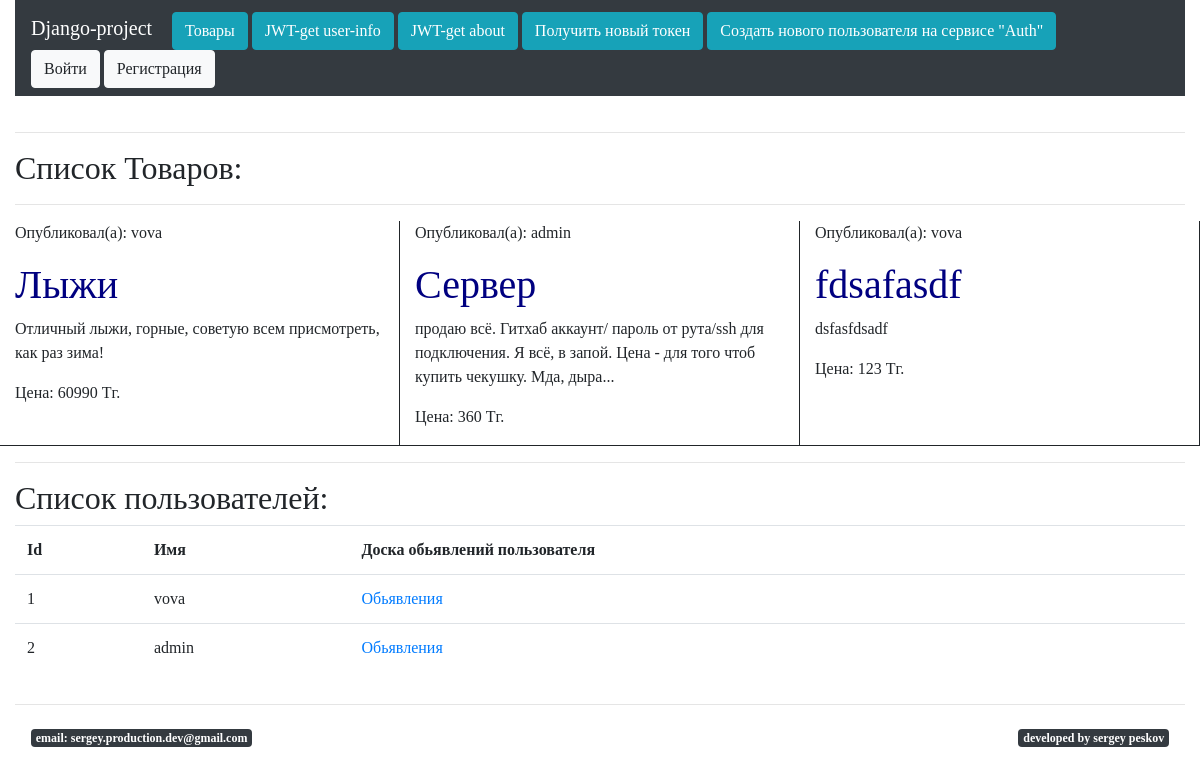
The app's page /product/ with its own data.
### firstapp/models.py (models this page shows)
class Product(models.Model):
    user = models.ForeignKey(
            settings.AUTH_USER_MODEL,
            on_delete=models.CASCADE)
    name = models.CharField(max_length=20)
    description = models.CharField(max_length=300)
    price = models.IntegerField()

### firstapp/views.py (the view)
# urls.py: path('', views.index),
def index(request):
    users = User.objects.all()
    products = Product.objects.all()
    return render(
            request,
            "firstapp/index.html",
            {"users": users, "products": products})

### templates/firstapp/index.html (shortened to what this page needs)
{% extends "layouts/base.html" %}
{% block content %}
<hr>
<h2>Список Товаров:</h2>
{% if products.count > 0 %}
<hr />
    <div class="row">
        {% for product in products %}
        <div class="col-4 product">
            <p>Опубликовал(а): {{ product.user.username }}</p>
            <h1>{{ product.name }}</h1>
            <p>{{ product.description }}</p>
            <p>Цена: {{ product.price }} Тг.</p>
        </div>
        {% endfor %}
    </div>
{% endif %}
<hr />
<h2>Список пользователей:</h2>
{% if users.count > 0 %}
    <table class="table">
        <tr><th>Id</th><th>Имя</th><th>Доска обьявлений пользователя</th></tr>
        {% for user in users %}
        <tr>
            <td>{{ user.id }}</td>
            <td>{{ user.username }}</td>
            <td><a href="/product/ofUser/{{ user.id }}">Обьявления</a></td>
        </tr>
        {% endfor %}
    </table>
{% endif %}
{% endblock content %}

### static/css/style.css (style rules this page uses)
body { font-family: Verdana; }
h1 { color: navy; }
.product { border-right: 1px solid; border-bottom: 1px solid; }

### records on screen
Product: user.username "vova", name "Лыжи", description "Отличный лыжи, горные, советую всем присмотреть, как раз зима!", price "60990"
Product: user.username "admin", name "Сервер", description "продаю всё. Гитхаб аккаунт/ пароль от рута/ssh для подключения. Я всё, в запой. Цена - для того чтоб купить чекушку. Мда, дыра...", price "360"
Product: user.username "vova", name "fdsafasdf", description "dsfasfdsadf", price "123"

### other values on screen
{{ user.id }} "1"
{{ user.username }} "vova"
{{ user.id }} "2"
{{ user.username }} "admin"
